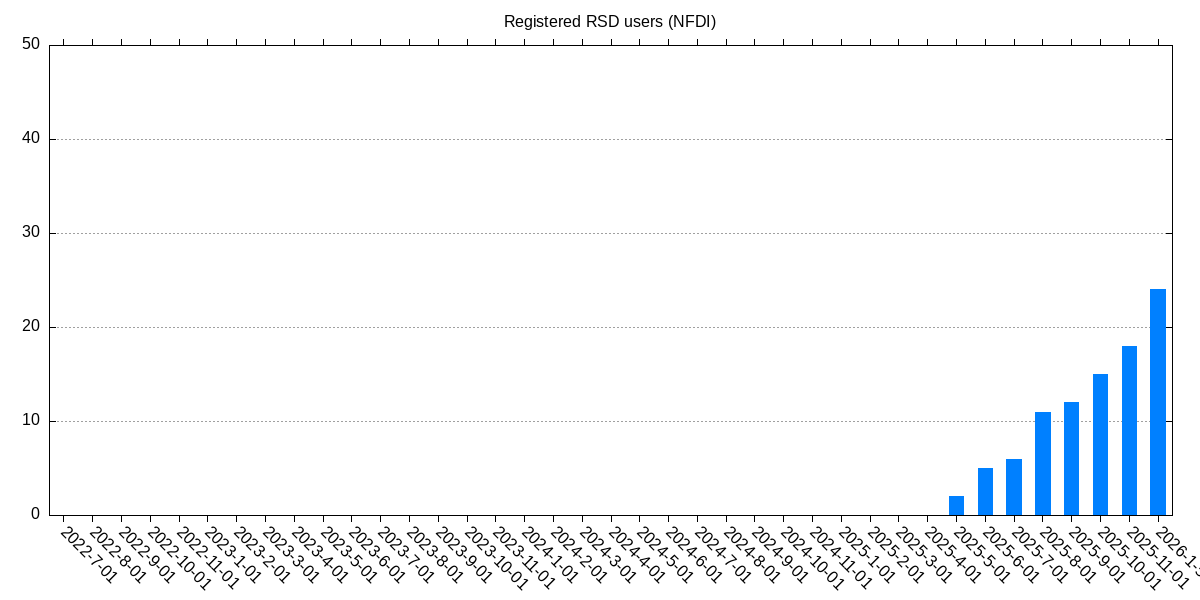

Here is the gnuplot script that generated this plot:
set terminal png size 1200,600 enhanced font "Helvetica,12"
set output 'users-nfdi.png'
set title "Registered RSD users (NFDI)"
set boxwidth 0.5
set style fill solid
set yrange [0:50]
set grid ytics
set xtics out 
set xtics rotate by -45
plot "users-nfdi.data" using 1:3:xtic(2) with boxes lc "web-blue" notitle, \
'' u 0:3:3 with labels font "Helvetica,14" offset 0.1,0.5 notitle
